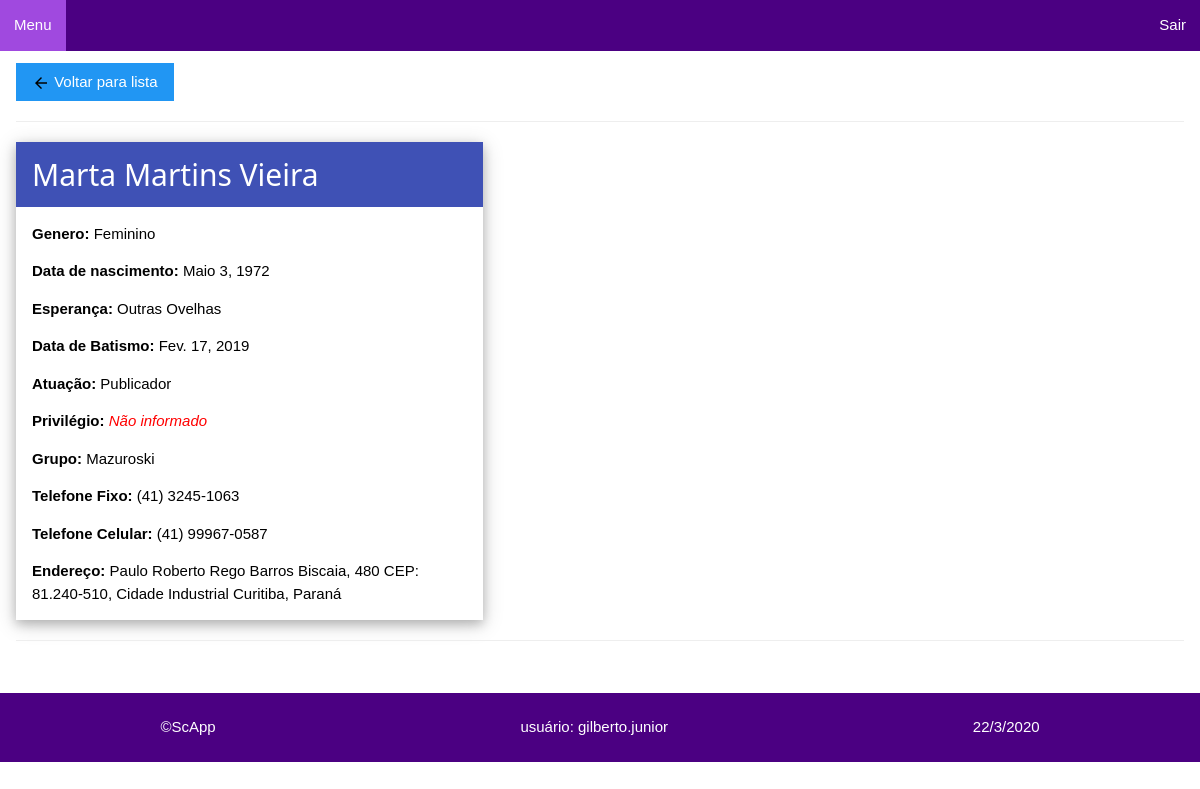
/publicadores/publicador/5847fbaa-e833-48dd-8fd3-6c7e2ab5a653 (signed in), run on the app's committed database.
### publicadores/models.py (models this page shows, shortened)
class Publicador(models.Model):
    id_publicador = models.UUIDField(primary_key=True, default=uuid.uuid4, editable=False)
    nome_publicador = models.CharField(verbose_name='Nome do Publicador', max_length=60)
    GENERO = (
        ('F', 'Feminino'), ('M', 'Masculino')
    )
    genero = models.CharField(verbose_name='Genero', max_length=2, choices=GENERO, default='M')
    data_nascimento = models.DateField(verbose_name='Data de Nascimento', blank=True, null=True)
    ESPERANCA = (
        ('OO', 'Outras Ovelhas'), ('UG', 'Ungido')
    )
    esperanca_pub = models.CharField(verbose_name='Esperança', max_length=2, choices=ESPERANCA, default='OO')
    data_batismo = models.DateField(verbose_name='Data de Batismo', blank=True, null=True)
    ATUACAO = (
        ('Pb', 'Publicador'), ('Pa', 'Pioneiro Auxiliar'), ('Pr', 'Pioneiro Regular'), ('Pes', 'Pioneiro Especial')
    )
    atuacao_pub = models.CharField(verbose_name='Atuação', max_length=3, choices=ATUACAO)
    PRIVILEGIO = (
        ('Sm', 'Servo Ministerial'), ('Ac', 'Ancião')
    )
    privilegio_pub = models.CharField(verbose_name='Privilégio', max_length=2, choices=PRIVILEGIO, blank=True, null=True)
    grupo_pub = models.ForeignKey('Grupo', verbose_name='Grupo Publicador', on_delete=models.DO_NOTHING)
    tel_fixo = models.CharField(verbose_name='Telefone Fixo', max_length=25, blank=True, null=True)
    tel_celular = models.CharField(verbose_name='Telefone Celular', max_length=25, blank=True, null=True)
    endereco_pub = models.TextField(verbose_name='Endereço', max_length=200, blank=True, null=True)
    class Meta:
        ordering = ['nome_publicador', 'grupo_pub']

class Grupo(models.Model):
    id_grupo = models.UUIDField(primary_key=True, default=uuid.uuid4, editable=False)
    nome_grupo = models.CharField(verbose_name='Nome do Grupo', max_length=60)
    dirigente = models.CharField(verbose_name='Dirigente do Gurpo', max_length=60)
    local_grupo = models.CharField(verbose_name='Local do Grupo', max_length=80)
    endereco_grupo = models.TextField(verbose_name='Endereço Grupo', max_length=200, blank=True, null=True)
    DIA_SEMANA = (
        (1, 'Domingo'), (2, 'Segunda'), (3, 'Terça'), (4, 'Quarta'), (5, 'Quinta'), (6, 'Sexta'), (7, 'Sábado')
    )
    dia_saida = models.IntegerField(verbose_name='Dia da Saída', choices=DIA_SEMANA, default=1, blank=True, null=True)
    horario = models.TimeField(verbose_name='Horário da Saída', blank=True, null=True)
    obs = models.TextField(verbose_name='Observação', max_length=200, blank=True, null=True)
    def __str__(self):
        return self.nome_grupo
    class Meta:
        ordering = ['nome_grupo']

### publicadores/views.py (the view)
# urls.py: path('publicador/<pk>', views.PublicadoresDetailView.as_view(), name='publicador-detail'),
class PublicadoresDetailView(LoginRequiredMixin, generic.DetailView):
    model = Publicador
    def get_context_data(self, **kwargs):
        context = super(PublicadoresDetailView, self).get_context_data(**kwargs)
        context['titulo'] = 'Publicador'
        return context

### publicadores/templates/publicadores/publicador_detail.html
{% extends "layout.html" %}
{% block content %}
<div class="w3-container">
    {% load static %}
    <a class="w3-button w3-blue" style="margin-top: 12px;" href="{% url 'publicadores' %}"><img src="{% static 'imagens/seta_voltar_preta.png' %}"> Voltar para lista</a>
    <hr />
    <div class="w3-card-4 desktop">
        <header class="w3-container w3-indigo">
            <h2>{{publicador.nome_publicador}}</h2>
        </header>
        <div class="w3-container">
            <p>
                <b>Genero:</b>
                {% if publicador.genero %}
                {{ publicador.get_genero_display }}
                {% else %}
                <em class="nao-informado">Não informado</em>
                {% endif %}
            </p>
            <p>
                <b>Data de nascimento:</b>
                {% if publicador.data_nascimento %}
                {{ publicador.data_nascimento }}
                {% else %}
                <em class="nao-informado">Não informado</em>
                {% endif %}
            </p>
            <p>
                <b>Esperança:</b>
                {% if publicador.esperanca_pub %}
                {{ publicador.get_esperanca_pub_display }}
                {% else %}
                <em class="nao-informado">Não informado</em>
                {% endif %}
            </p>
            <p>
                <b>Data de Batismo:</b>
                {% if publicador.data_batismo %}
                {{ publicador.data_batismo }}
                {% else %}
                <em class="nao-informado">Não informado</em>
                {% endif %}
            </p>
            <p>
                <b>Atuação:</b>
                {% if publicador.atuacao_pub %}
                {{ publicador.get_atuacao_pub_display }}
                {% else %}
                <em class="nao-informado">Não informado</em>
                {% endif %}
            </p>
            <p>
                <b>Privilégio:</b>
                {% if publicador.privilegio_pub %}
                {{ publicador.get_privilegio_pub_display }}
                {% else %}
                <em class="nao-informado">Não informado</em>
                {% endif %}
            </p>
            <p>
                <b>Grupo:</b>
                {% if publicador.grupo_pub %}
                {{ publicador.grupo_pub }}
                {% else %}
                <em class="nao-informado">Não informado</em>
                {% endif %}
            </p>
            <p>
                <b>Telefone Fixo:</b>
                {% if publicador.tel_fixo %}
                {{ publicador.tel_fixo }}
                {% else %}
                <em class="nao-informado">Não informado</em>
                {% endif %}
            </p>
            <p>
                <b>Telefone Celular:</b>
                {% if publicador.tel_celular %}
                {{ publicador.tel_celular }}
                {% else %}
                <em class="nao-informado">Não informado</em>
                {% endif %}
            </p>
            <p>
                <b>Endereço:</b>
                {% if publicador.endereco_pub %}
                {{ publicador.endereco_pub }}
                {% else %}
                <em class="nao-informado">Não informado</em>
                {% endif %}
            </p>
        </div>
    </div>
    <hr />
</div>
{% endblock %}

### publicadores/templates/layout.html (shortened to what this page needs)
<!DOCTYPE html>
<html lang="pt-br">
<head>
    {% load static %}
    <link rel="stylesheet" href="{% static 'css/w3.css' %}">
    <link rel="stylesheet" href="{% static 'css/site.css' %}">
</head>
<body>
    <ul class="menu_nav">
        <li><a href="{% url 'index' %}">Menu</a></li>
        <li style="float: right;"><a>Sair</a></li>
    </ul>
    {% block content %}{% endblock %}
    <footer class="rodape">
        <p>&copy;ScApp</p>
        <p>usuário: {{ user.get_username }}</p>
        <p id="data-atual"></p>
    </footer>
</body>
</html>

### publicadores/static/css/w3.css (style rules this page uses)
*,*:before,*:after { box-sizing:inherit }
html { -ms-text-size-adjust:100%;-webkit-text-size-adjust:100% }
body { margin:0 }
article,aside,details,figcaption,figure,footer,header,main,menu,nav,section { display:block }
a { background-color:transparent }
b,strong { font-weight:bolder }
img { border-style:none }
hr { box-sizing:content-box;height:0;overflow:visible }
html,body { font-family:Verdana,sans-serif;font-size:15px;line-height:1.5 }
html { overflow-x:hidden }
h2 { font-size:30px }
h1,h2,h3,h4,h5,h6 { font-family:"Segoe UI",Arial,sans-serif;font-weight:400;margin:10px 0 }
hr { border:0;border-top:1px solid #eee;margin:20px 0 }
img { vertical-align:middle }
a { color:inherit }
.w3-btn,.w3-button { border:none;display:inline-block;padding:8px 16px;vertical-align:middle;overflow:hidden;text-decoration:none;color:inherit;background-color:inherit;text-align:center;cursor:pointer;white-space:nowrap }
.w3-btn,.w3-button { -webkit-touch-callout:none;-webkit-user-select:none;-khtml-user-select:none;-moz-user-select:none;-ms-user-select:none;user-select:none }
.w3-container:after,.w3-container:before,.w3-panel:after,.w3-panel:before,.w3-row:after,.w3-row:before,.w3-row-padding:after,.w3-row-padding:before, .w3-cell-row:before,.w3-cell-row:after,.w3-clear:after,.w3-clear:before,.w3-bar:before,.w3-bar:after { content:"";display:table;clear:both }
.w3-container,.w3-panel { padding:0.01em 16px }
.w3-card-4,.w3-hover-shadow:hover { box-shadow:0 4px 10px 0 rgba(0,0,0,0.2),0 4px 20px 0 rgba(0,0,0,0.19) }
.w3-blue,.w3-hover-blue:hover { color:#fff!important;background-color:#2196F3!important }
.w3-indigo,.w3-hover-indigo:hover { color:#fff!important;background-color:#3f51b5!important }

### publicadores/static/css/site.css (style rules this page uses)
* { box-sizing: border-box; font-family: Arial, sans-serif; }
.menu_nav { list-style-type: none; margin: 0; padding: 0; overflow: hidden; background-color: indigo; }
.menu_nav li { float: left; }
.menu_nav a { display: block; color: white; text-align: center; padding: 14px 14px; text-decoration: none; }
.rodape { display: flex; flex-direction: row; flex-wrap: wrap; justify-content: space-around; background-color: indigo; color: white; margin-top: 32px; padding: 8px; }
.nao-informado { color: red; }
@media only screen and (min-width: 1024px) { .desktop { max-width: 40%; } }

### data on the page
Publicador: nome_publicador "Marta Martins Vieira", genero "Feminino", data_nascimento "Maio 3, 1972", esperanca_pub "Outras Ovelhas", data_batismo "Fev. 17, 2019", atuacao_pub "Publicador", grupo_pub "Mazuroski", tel_fixo "(41) 3245-1063", tel_celular "(41) 99967-0587", endereco_pub "Paulo Roberto Rego Barros Biscaia, 480 CEP: 81.240-510, Cidade Industrial Curitiba, Paraná"

### other printed values
{{ user.get_username }} "gilberto.junior"
